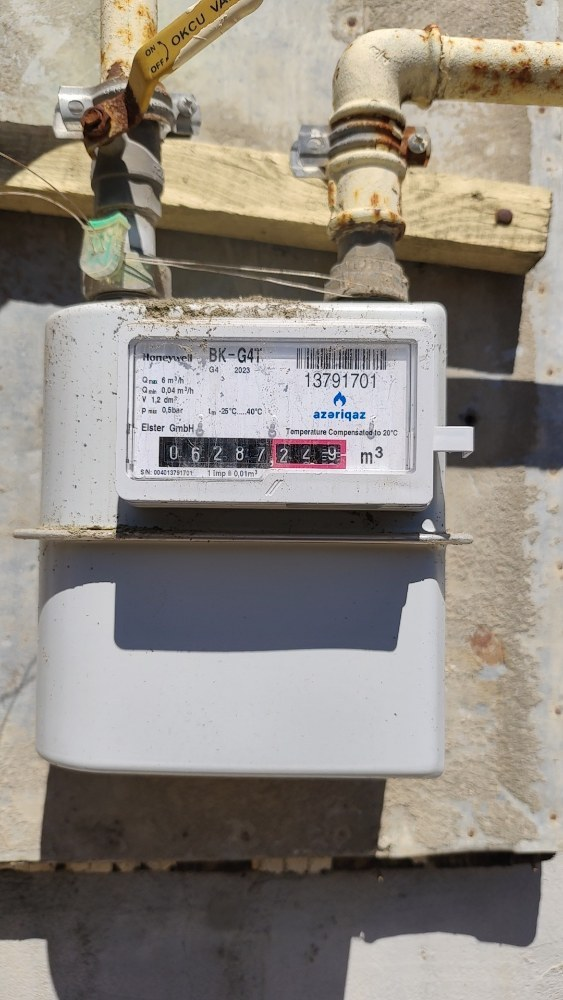
#> input picture Honeywell_bkg4t_mechanical.jpg, 563 x 1000 px
$ python -i lcd_reading.py   (imports and definitions only)
#> lines starting #> are read from the running program, lines starting #| are printed output that depends on the picture; after the words box and inside, x2 and y2 are one past the last pixel; in counts of white or black regions, pixels touching at a corner belong together
#> further down, picture is the input picture: shape (1000, 563, 3); mean B, G, R 128.2, 135.9, 142.4
### app/regions.py
from __future__ import annotations

from dataclasses import dataclass
from pathlib import Path

import numpy as np
import yaml


@dataclass(frozen=True)
class CropRegion:
    x1: float
    y1: float
    x2: float
    y2: float

    def apply(self, image: np.ndarray) -> np.ndarray:
        height, width = image.shape[:2]
#> height = 1000; width = 563
        left = max(0, int(self.x1 * width))
#> left = 191
        top = max(0, int(self.y1 * height))
#> top = 185
        right = min(width, int(self.x2 * width))
#> right = 298
        bottom = min(height, int(self.y2 * height))
#> bottom = 268
        if right <= left or bottom <= top:
            return image
        return image[top:bottom, left:right]
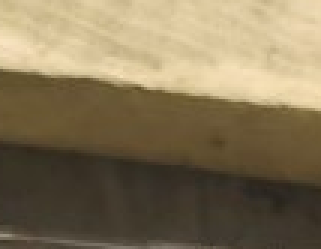
#> returned value: shape (83, 107, 3) (shown 3 times larger); mean of channels 0, 1, 2 87.7, 116.7, 131.6; drawn as B, G, R


@dataclass(frozen=True)
class MeterRegions:
    serial: CropRegion | None = None
    reading: CropRegion | None = None


# [23 lines left out: functions _parse_region, load_regions, not called in this run]

### app/lcd_reading.py
from __future__ import annotations

import re
import shutil
import subprocess
from dataclasses import dataclass
from functools import lru_cache

import cv2
import numpy as np

from app.patterns import METER_READING_RE, extract_meter_reading
from app.regions import CropRegion

PF_LCD_CROP = CropRegion(0.34, 0.185, 0.53, 0.268)
PF_LCD_DIGITS_CROP = CropRegion(0.355, 0.190, 0.515, 0.234)


@dataclass(frozen=True)
class LcdReadingResult:
    reading: str | None
    source: str | None = None


@dataclass(frozen=True)
class _DecodeCandidate:
    reading: str
    score: float


def extract_lcd_reading(
    image: np.ndarray,
    crop: CropRegion | None = None,
    ocr_fallback_text: str | None = None,
) -> LcdReadingResult:
    region = crop or PF_LCD_CROP
    lcd = region.apply(image)
    if lcd.size == 0:
        return LcdReadingResult(None, None)

    digits_crop = PF_LCD_DIGITS_CROP.apply(image)
#> in apply (call 2), `return image[top:bottom, left:right]`:
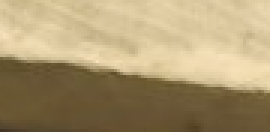
#> returned value: shape (44, 90, 3) (shown 3 times larger); mean of channels 0, 1, 2 112.8, 151.5, 170.5; drawn as B, G, R
    gray = _to_gray(digits_crop if digits_crop.size else lcd)
#> in _to_gray, `return cv2.cvtColor(image, cv2.COLOR_BGR2GRAY)`:
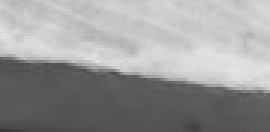
#> returned value: shape (44, 90) (shown 3 times larger); min 55, max 227, mean 152.8
    gray = gray[: max(int(gray.shape[0] * 0.62), 1), :]
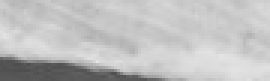
#> gray: shape (27, 90) (shown 3 times larger); min 78, max 227, mean 191.3

    if not _lcd_is_active(gray):
        return LcdReadingResult(None, None)

    candidate = _best_template_decode(gray)
    if candidate and _is_plausible_reading(candidate.reading, candidate.score):
        return LcdReadingResult(candidate.reading, "lcd_template")

    reading = _reading_from_tesseract(_to_bgr(gray))
    if reading and _is_plausible_reading(reading):
        return LcdReadingResult(reading, "lcd_tesseract")

    if ocr_fallback_text:
        reading = extract_meter_reading(ocr_fallback_text)
        if reading and _is_plausible_reading(reading):
            return LcdReadingResult(reading, "ocr")

    return LcdReadingResult(None, None)


def _to_gray(image: np.ndarray) -> np.ndarray:
    if len(image.shape) == 2:
        return image
    return cv2.cvtColor(image, cv2.COLOR_BGR2GRAY)


# [4 lines left out: function _to_bgr, not called in this run]


def _lcd_is_active(gray: np.ndarray) -> bool:
    if gray.size == 0 or float(gray.std()) < 12.0:
        return False

    binary = _binarize_digits(gray)
    dark_ratio = (binary > 0).sum() / binary.size
    if dark_ratio < 0.06:
        return False

    coords = cv2.findNonZero(binary)
    if coords is None:
        return False

    _, _, width, height = cv2.boundingRect(coords)
    if height < 6 or width < 20:
        return False

    # Off/ghost LCD: faint all-segment pattern, very uniform fill across slots.
    if dark_ratio > 0.40:
        return False

    candidate = _best_template_decode(gray)
    if candidate and _is_ghost_reading(candidate.reading):
        return False

    return True


def _binarize_digits(gray: np.ndarray) -> np.ndarray:
    kernel = cv2.getStructuringElement(cv2.MORPH_RECT, (9, 9))
    blackhat = cv2.morphologyEx(gray, cv2.MORPH_BLACKHAT, kernel)
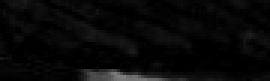
#> blackhat: shape (27, 90) (shown 3 times larger); min 0, max 126, mean 8.4
    _, binary = cv2.threshold(blackhat, 0, 255, cv2.THRESH_BINARY + cv2.THRESH_OTSU)
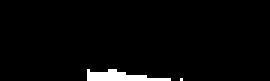
#> binary: shape (27, 90) (shown 3 times larger); 2.7% white; 2 white regions (1 under 20 px), largest, box (x1, y1, x2, y2) and area: (29, 23, 57, 27) 65
    return binary


# [259 lines left out: functions _best_template_decode, _decode_roi, _decimal_slots, _match_digit, _score_patch, _digit_templates and 6 more, not called in this run]

>>> import cv2
>>> picture = cv2.imread('../Honeywell_bkg4t_mechanical.jpg')
>>> result = extract_lcd_reading(picture)
#> in _lcd_is_active, `dark_ratio = (binary > 0).sum() / binary.size`: dark_ratio = 0.0272
